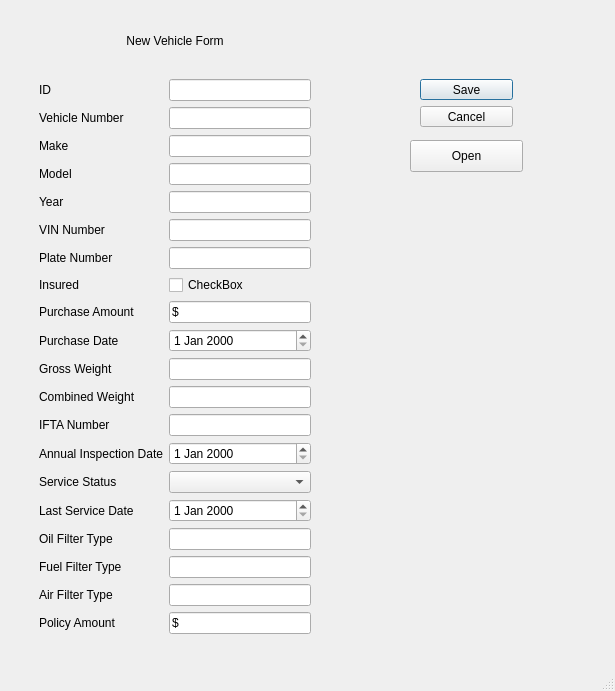
<?xml version="1.0" encoding="UTF-8"?>
<ui version="4.0">
 <class>newvehicle</class>
 <widget class="QDialog" name="newvehicle">
  <property name="geometry">
   <rect>
    <x>0</x>
    <y>0</y>
    <width>615</width>
    <height>691</height>
   </rect>
  </property>
  <property name="focusPolicy">
   <enum>Qt::TabFocus</enum>
  </property>
  <property name="acceptDrops">
   <bool>true</bool>
  </property>
  <property name="windowTitle">
   <string>New Vehicle Form</string>
  </property>
  <property name="accessibleName">
   <string>&lt;html&gt;&lt;head/&gt;&lt;body&gt;&lt;p&gt;New  Vehicle Form&lt;/p&gt;&lt;/body&gt;&lt;/html&gt;</string>
  </property>
  <property name="sizeGripEnabled">
   <bool>true</bool>
  </property>
  <widget class="QWidget" name="layoutWidget">
   <property name="geometry">
    <rect>
     <x>30</x>
     <y>0</y>
     <width>290</width>
     <height>643</height>
    </rect>
   </property>
   <layout class="QHBoxLayout" name="horizontalLayout">
    <item>
     <layout class="QVBoxLayout" name="verticalLayout">
      <item>
       <widget class="QLabel" name="label">
        <property name="text">
         <string>New Vehicle Form</string>
        </property>
        <property name="alignment">
         <set>Qt::AlignCenter</set>
        </property>
        <property name="textInteractionFlags">
         <set>Qt::NoTextInteraction</set>
        </property>
       </widget>
      </item>
      <item>
       <layout class="QGridLayout" name="gridLayout">
        <property name="sizeConstraint">
         <enum>QLayout::SetMaximumSize</enum>
        </property>
        <property name="leftMargin">
         <number>0</number>
        </property>
        <item row="0" column="0">
         <widget class="QLabel" name="label_2">
          <property name="text">
           <string>ID</string>
          </property>
          <property name="buddy">
           <cstring>lineEdit_id</cstring>
          </property>
         </widget>
        </item>
        <item row="0" column="1">
         <widget class="QLineEdit" name="lineEdit_id">
          <property name="enabled">
           <bool>true</bool>
          </property>
          <property name="clearButtonEnabled">
           <bool>false</bool>
          </property>
         </widget>
        </item>
        <item row="7" column="1">
         <widget class="QCheckBox" name="checkBox">
          <property name="text">
           <string>CheckBox</string>
          </property>
         </widget>
        </item>
        <item row="9" column="1">
         <widget class="QDateEdit" name="dateEdit"/>
        </item>
        <item row="12" column="1">
         <widget class="QLineEdit" name="lineEdit_ifta">
          <property name="clearButtonEnabled">
           <bool>false</bool>
          </property>
         </widget>
        </item>
        <item row="13" column="1">
         <widget class="QDateEdit" name="dateEdit_2"/>
        </item>
        <item row="14" column="0">
         <widget class="QLabel" name="label_17">
          <property name="text">
           <string>Service Status</string>
          </property>
          <property name="buddy">
           <cstring>comboBox</cstring>
          </property>
         </widget>
        </item>
        <item row="2" column="1">
         <widget class="QLineEdit" name="lineEdit_make">
          <property name="clearButtonEnabled">
           <bool>false</bool>
          </property>
         </widget>
        </item>
        <item row="3" column="1">
         <widget class="QLineEdit" name="lineEdit_model">
          <property name="clearButtonEnabled">
           <bool>false</bool>
          </property>
         </widget>
        </item>
        <item row="6" column="1">
         <widget class="QLineEdit" name="lineEdit_platenum">
          <property name="clearButtonEnabled">
           <bool>false</bool>
          </property>
         </widget>
        </item>
        <item row="6" column="0">
         <widget class="QLabel" name="label_8">
          <property name="text">
           <string>Plate Number</string>
          </property>
          <property name="buddy">
           <cstring>lineEdit_platenum</cstring>
          </property>
         </widget>
        </item>
        <item row="10" column="1">
         <widget class="QLineEdit" name="lineEdit_grossweight">
          <property name="clearButtonEnabled">
           <bool>false</bool>
          </property>
         </widget>
        </item>
        <item row="5" column="0">
         <widget class="QLabel" name="label_7">
          <property name="text">
           <string>VIN Number</string>
          </property>
          <property name="buddy">
           <cstring>lineEdit_vin</cstring>
          </property>
         </widget>
        </item>
        <item row="11" column="0">
         <widget class="QLabel" name="label_14">
          <property name="text">
           <string>Combined Weight</string>
          </property>
          <property name="buddy">
           <cstring>lineEdit_combinedweight</cstring>
          </property>
         </widget>
        </item>
        <item row="5" column="1">
         <widget class="QLineEdit" name="lineEdit_vin">
          <property name="clearButtonEnabled">
           <bool>false</bool>
          </property>
         </widget>
        </item>
        <item row="1" column="1">
         <widget class="QLineEdit" name="lineEdit_vehiclenum">
          <property name="clearButtonEnabled">
           <bool>false</bool>
          </property>
         </widget>
        </item>
        <item row="3" column="0">
         <widget class="QLabel" name="label_5">
          <property name="text">
           <string>Model</string>
          </property>
          <property name="buddy">
           <cstring>lineEdit_model</cstring>
          </property>
         </widget>
        </item>
        <item row="11" column="1">
         <widget class="QLineEdit" name="lineEdit_combinedweight">
          <property name="clearButtonEnabled">
           <bool>false</bool>
          </property>
         </widget>
        </item>
        <item row="9" column="0">
         <widget class="QLabel" name="label_12">
          <property name="text">
           <string>Purchase Date</string>
          </property>
          <property name="buddy">
           <cstring>dateEdit</cstring>
          </property>
         </widget>
        </item>
        <item row="12" column="0">
         <widget class="QLabel" name="label_15">
          <property name="text">
           <string>IFTA Number</string>
          </property>
          <property name="buddy">
           <cstring>lineEdit_ifta</cstring>
          </property>
         </widget>
        </item>
        <item row="2" column="0">
         <widget class="QLabel" name="label_4">
          <property name="text">
           <string>Make</string>
          </property>
          <property name="buddy">
           <cstring>lineEdit_make</cstring>
          </property>
         </widget>
        </item>
        <item row="10" column="0">
         <widget class="QLabel" name="label_13">
          <property name="text">
           <string>Gross Weight</string>
          </property>
          <property name="textFormat">
           <enum>Qt::AutoText</enum>
          </property>
          <property name="buddy">
           <cstring>lineEdit_grossweight</cstring>
          </property>
         </widget>
        </item>
        <item row="13" column="0">
         <widget class="QLabel" name="label_16">
          <property name="text">
           <string>Annual Inspection Date</string>
          </property>
          <property name="buddy">
           <cstring>dateEdit_2</cstring>
          </property>
         </widget>
        </item>
        <item row="14" column="1">
         <widget class="QComboBox" name="comboBox"/>
        </item>
        <item row="1" column="0">
         <widget class="QLabel" name="label_3">
          <property name="text">
           <string>Vehicle Number</string>
          </property>
          <property name="buddy">
           <cstring>lineEdit_vehiclenum</cstring>
          </property>
         </widget>
        </item>
        <item row="4" column="0">
         <widget class="QLabel" name="label_6">
          <property name="text">
           <string>Year</string>
          </property>
          <property name="buddy">
           <cstring>lineEdit_year</cstring>
          </property>
         </widget>
        </item>
        <item row="7" column="0">
         <widget class="QLabel" name="label_9">
          <property name="text">
           <string>Insured</string>
          </property>
          <property name="buddy">
           <cstring>checkBox</cstring>
          </property>
         </widget>
        </item>
        <item row="8" column="0">
         <widget class="QLabel" name="label_11">
          <property name="text">
           <string>Purchase Amount</string>
          </property>
          <property name="buddy">
           <cstring>lineEdit_8</cstring>
          </property>
         </widget>
        </item>
        <item row="15" column="0">
         <widget class="QLabel" name="label_18">
          <property name="text">
           <string>Last Service Date</string>
          </property>
          <property name="buddy">
           <cstring>dateEdit_3</cstring>
          </property>
         </widget>
        </item>
        <item row="4" column="1">
         <widget class="QLineEdit" name="lineEdit_year">
          <property name="clearButtonEnabled">
           <bool>false</bool>
          </property>
         </widget>
        </item>
        <item row="19" column="0">
         <widget class="QLabel" name="label_10">
          <property name="text">
           <string>Policy Amount</string>
          </property>
          <property name="buddy">
           <cstring>lineEdit_18</cstring>
          </property>
         </widget>
        </item>
        <item row="19" column="1">
         <widget class="QLineEdit" name="lineEdit_18">
          <property name="text">
           <string>$</string>
          </property>
          <property name="clearButtonEnabled">
           <bool>false</bool>
          </property>
         </widget>
        </item>
        <item row="17" column="0">
         <widget class="QLabel" name="label_20">
          <property name="text">
           <string>Fuel Filter Type</string>
          </property>
          <property name="buddy">
           <cstring>lineEdit_fuel_filter_type</cstring>
          </property>
         </widget>
        </item>
        <item row="16" column="0">
         <widget class="QLabel" name="label_19">
          <property name="text">
           <string>Oil Filter Type</string>
          </property>
          <property name="buddy">
           <cstring>lineEdit_oil_filter_type</cstring>
          </property>
         </widget>
        </item>
        <item row="17" column="1">
         <widget class="QLineEdit" name="lineEdit_fuel_filter_type">
          <property name="clearButtonEnabled">
           <bool>false</bool>
          </property>
         </widget>
        </item>
        <item row="15" column="1">
         <widget class="QDateEdit" name="dateEdit_3"/>
        </item>
        <item row="18" column="0">
         <widget class="QLabel" name="label_21">
          <property name="text">
           <string>Air Filter Type</string>
          </property>
          <property name="buddy">
           <cstring>lineEdit_air_filter_type</cstring>
          </property>
         </widget>
        </item>
        <item row="18" column="1">
         <widget class="QLineEdit" name="lineEdit_air_filter_type">
          <property name="clearButtonEnabled">
           <bool>false</bool>
          </property>
         </widget>
        </item>
        <item row="16" column="1">
         <widget class="QLineEdit" name="lineEdit_oil_filter_type">
          <property name="clearButtonEnabled">
           <bool>false</bool>
          </property>
         </widget>
        </item>
        <item row="8" column="1">
         <widget class="QLineEdit" name="lineEdit_8">
          <property name="inputMethodHints">
           <set>Qt::ImhPreferNumbers</set>
          </property>
          <property name="text">
           <string>$</string>
          </property>
          <property name="cursorPosition">
           <number>1</number>
          </property>
          <property name="placeholderText">
           <string>$</string>
          </property>
          <property name="clearButtonEnabled">
           <bool>false</bool>
          </property>
         </widget>
        </item>
       </layout>
      </item>
     </layout>
    </item>
   </layout>
  </widget>
  <widget class="QWidget" name="layoutWidget">
   <property name="geometry">
    <rect>
     <x>411</x>
     <y>70</y>
     <width>111</width>
     <height>66</height>
    </rect>
   </property>
   <layout class="QVBoxLayout" name="verticalLayout_2">
    <property name="sizeConstraint">
     <enum>QLayout::SetDefaultConstraint</enum>
    </property>
    <item>
     <widget class="QPushButton" name="pushButton_save">
      <property name="text">
       <string>Save</string>
      </property>
     </widget>
    </item>
    <item>
     <widget class="QPushButton" name="pushButton_cancel">
      <property name="text">
       <string>Cancel</string>
      </property>
     </widget>
    </item>
   </layout>
  </widget>
  <widget class="QPushButton" name="pushButton">
   <property name="geometry">
    <rect>
     <x>410</x>
     <y>140</y>
     <width>113</width>
     <height>32</height>
    </rect>
   </property>
   <property name="text">
    <string>Open</string>
   </property>
  </widget>
 </widget>
 <layoutdefault spacing="6" margin="9"/>
 <resources/>
 <connections>
  <connection>
   <sender>lineEdit_platenum</sender>
   <signal>textEdited(QString)</signal>
   <receiver>lineEdit_platenum</receiver>
   <slot>setText(QString)</slot>
   <hints>
    <hint type="sourcelabel">
     <x>280</x>
     <y>225</y>
    </hint>
    <hint type="destinationlabel">
     <x>280</x>
     <y>225</y>
    </hint>
   </hints>
  </connection>
  <connection>
   <sender>lineEdit_vin</sender>
   <signal>textEdited(QString)</signal>
   <receiver>lineEdit_vin</receiver>
   <slot>setText(QString)</slot>
   <hints>
    <hint type="sourcelabel">
     <x>240</x>
     <y>194</y>
    </hint>
    <hint type="destinationlabel">
     <x>240</x>
     <y>194</y>
    </hint>
   </hints>
  </connection>
  <connection>
   <sender>lineEdit_year</sender>
   <signal>textEdited(QString)</signal>
   <receiver>lineEdit_year</receiver>
   <slot>setText(QString)</slot>
   <hints>
    <hint type="sourcelabel">
     <x>219</x>
     <y>157</y>
    </hint>
    <hint type="destinationlabel">
     <x>219</x>
     <y>158</y>
    </hint>
   </hints>
  </connection>
  <connection>
   <sender>lineEdit_model</sender>
   <signal>textChanged(QString)</signal>
   <receiver>lineEdit_model</receiver>
   <slot>setText(QString)</slot>
   <hints>
    <hint type="sourcelabel">
     <x>195</x>
     <y>126</y>
    </hint>
    <hint type="destinationlabel">
     <x>195</x>
     <y>127</y>
    </hint>
   </hints>
  </connection>
  <connection>
   <sender>lineEdit_make</sender>
   <signal>textEdited(QString)</signal>
   <receiver>lineEdit_make</receiver>
   <slot>setText(QString)</slot>
   <hints>
    <hint type="sourcelabel">
     <x>198</x>
     <y>98</y>
    </hint>
    <hint type="destinationlabel">
     <x>198</x>
     <y>99</y>
    </hint>
   </hints>
  </connection>
  <connection>
   <sender>lineEdit_vehiclenum</sender>
   <signal>textChanged(QString)</signal>
   <receiver>lineEdit_vehiclenum</receiver>
   <slot>setText(QString)</slot>
   <hints>
    <hint type="sourcelabel">
     <x>199</x>
     <y>65</y>
    </hint>
    <hint type="destinationlabel">
     <x>199</x>
     <y>65</y>
    </hint>
   </hints>
  </connection>
  <connection>
   <sender>lineEdit_id</sender>
   <signal>textEdited(QString)</signal>
   <receiver>lineEdit_id</receiver>
   <slot>setText(QString)</slot>
   <hints>
    <hint type="sourcelabel">
     <x>232</x>
     <y>36</y>
    </hint>
    <hint type="destinationlabel">
     <x>232</x>
     <y>36</y>
    </hint>
   </hints>
  </connection>
  <connection>
   <sender>lineEdit_8</sender>
   <signal>textEdited(QString)</signal>
   <receiver>lineEdit_8</receiver>
   <slot>setText(QString)</slot>
   <hints>
    <hint type="sourcelabel">
     <x>220</x>
     <y>283</y>
    </hint>
    <hint type="destinationlabel">
     <x>220</x>
     <y>283</y>
    </hint>
   </hints>
  </connection>
  <connection>
   <sender>lineEdit_grossweight</sender>
   <signal>textEdited(QString)</signal>
   <receiver>lineEdit_grossweight</receiver>
   <slot>setText(QString)</slot>
   <hints>
    <hint type="sourcelabel">
     <x>211</x>
     <y>344</y>
    </hint>
    <hint type="destinationlabel">
     <x>211</x>
     <y>346</y>
    </hint>
   </hints>
  </connection>
  <connection>
   <sender>dateEdit</sender>
   <signal>timeChanged(QTime)</signal>
   <receiver>dateEdit</receiver>
   <slot>setTime(QTime)</slot>
   <hints>
    <hint type="sourcelabel">
     <x>251</x>
     <y>316</y>
    </hint>
    <hint type="destinationlabel">
     <x>251</x>
     <y>316</y>
    </hint>
   </hints>
  </connection>
  <connection>
   <sender>lineEdit_combinedweight</sender>
   <signal>textEdited(QString)</signal>
   <receiver>lineEdit_combinedweight</receiver>
   <slot>setText(QString)</slot>
   <hints>
    <hint type="sourcelabel">
     <x>230</x>
     <y>374</y>
    </hint>
    <hint type="destinationlabel">
     <x>230</x>
     <y>374</y>
    </hint>
   </hints>
  </connection>
  <connection>
   <sender>lineEdit_ifta</sender>
   <signal>textEdited(QString)</signal>
   <receiver>lineEdit_ifta</receiver>
   <slot>setText(QString)</slot>
   <hints>
    <hint type="sourcelabel">
     <x>257</x>
     <y>411</y>
    </hint>
    <hint type="destinationlabel">
     <x>257</x>
     <y>411</y>
    </hint>
   </hints>
  </connection>
  <connection>
   <sender>dateEdit_2</sender>
   <signal>timeChanged(QTime)</signal>
   <receiver>dateEdit_2</receiver>
   <slot>setTime(QTime)</slot>
   <hints>
    <hint type="sourcelabel">
     <x>250</x>
     <y>442</y>
    </hint>
    <hint type="destinationlabel">
     <x>250</x>
     <y>442</y>
    </hint>
   </hints>
  </connection>
  <connection>
   <sender>lineEdit_oil_filter_type</sender>
   <signal>textEdited(QString)</signal>
   <receiver>lineEdit_oil_filter_type</receiver>
   <slot>setText(QString)</slot>
   <hints>
    <hint type="sourcelabel">
     <x>217</x>
     <y>535</y>
    </hint>
    <hint type="destinationlabel">
     <x>217</x>
     <y>535</y>
    </hint>
   </hints>
  </connection>
  <connection>
   <sender>lineEdit_fuel_filter_type</sender>
   <signal>textEdited(QString)</signal>
   <receiver>lineEdit_fuel_filter_type</receiver>
   <slot>setText(QString)</slot>
   <hints>
    <hint type="sourcelabel">
     <x>236</x>
     <y>570</y>
    </hint>
    <hint type="destinationlabel">
     <x>236</x>
     <y>570</y>
    </hint>
   </hints>
  </connection>
  <connection>
   <sender>lineEdit_18</sender>
   <signal>textEdited(QString)</signal>
   <receiver>lineEdit_18</receiver>
   <slot>setText(QString)</slot>
   <hints>
    <hint type="sourcelabel">
     <x>259</x>
     <y>626</y>
    </hint>
    <hint type="destinationlabel">
     <x>259</x>
     <y>626</y>
    </hint>
   </hints>
  </connection>
  <connection>
   <sender>lineEdit_air_filter_type</sender>
   <signal>textEdited(QString)</signal>
   <receiver>lineEdit_air_filter_type</receiver>
   <slot>setText(QString)</slot>
   <hints>
    <hint type="sourcelabel">
     <x>257</x>
     <y>597</y>
    </hint>
    <hint type="destinationlabel">
     <x>257</x>
     <y>597</y>
    </hint>
   </hints>
  </connection>
  <connection>
   <sender>dateEdit_3</sender>
   <signal>timeChanged(QTime)</signal>
   <receiver>dateEdit_3</receiver>
   <slot>setTime(QTime)</slot>
   <hints>
    <hint type="sourcelabel">
     <x>281</x>
     <y>511</y>
    </hint>
    <hint type="destinationlabel">
     <x>281</x>
     <y>511</y>
    </hint>
   </hints>
  </connection>
  <connection>
   <sender>pushButton</sender>
   <signal>clicked()</signal>
   <receiver>pushButton</receiver>
   <slot>showMenu()</slot>
   <hints>
    <hint type="sourcelabel">
     <x>448</x>
     <y>160</y>
    </hint>
    <hint type="destinationlabel">
     <x>448</x>
     <y>160</y>
    </hint>
   </hints>
  </connection>
  <connection>
   <sender>pushButton</sender>
   <signal>clicked()</signal>
   <receiver>pushButton</receiver>
   <slot>showMenu()</slot>
   <hints>
    <hint type="sourcelabel">
     <x>416</x>
     <y>157</y>
    </hint>
    <hint type="destinationlabel">
     <x>417</x>
     <y>157</y>
    </hint>
   </hints>
  </connection>
  <connection>
   <sender>pushButton</sender>
   <signal>clicked()</signal>
   <receiver>newvehicle</receiver>
   <slot>open()</slot>
   <hints>
    <hint type="sourcelabel">
     <x>456</x>
     <y>155</y>
    </hint>
    <hint type="destinationlabel">
     <x>469</x>
     <y>177</y>
    </hint>
   </hints>
  </connection>
 </connections>
 <designerdata>
  <property name="gridDeltaX">
   <number>10</number>
  </property>
  <property name="gridDeltaY">
   <number>10</number>
  </property>
  <property name="gridSnapX">
   <bool>true</bool>
  </property>
  <property name="gridSnapY">
   <bool>true</bool>
  </property>
  <property name="gridVisible">
   <bool>true</bool>
  </property>
 </designerdata>
</ui>
